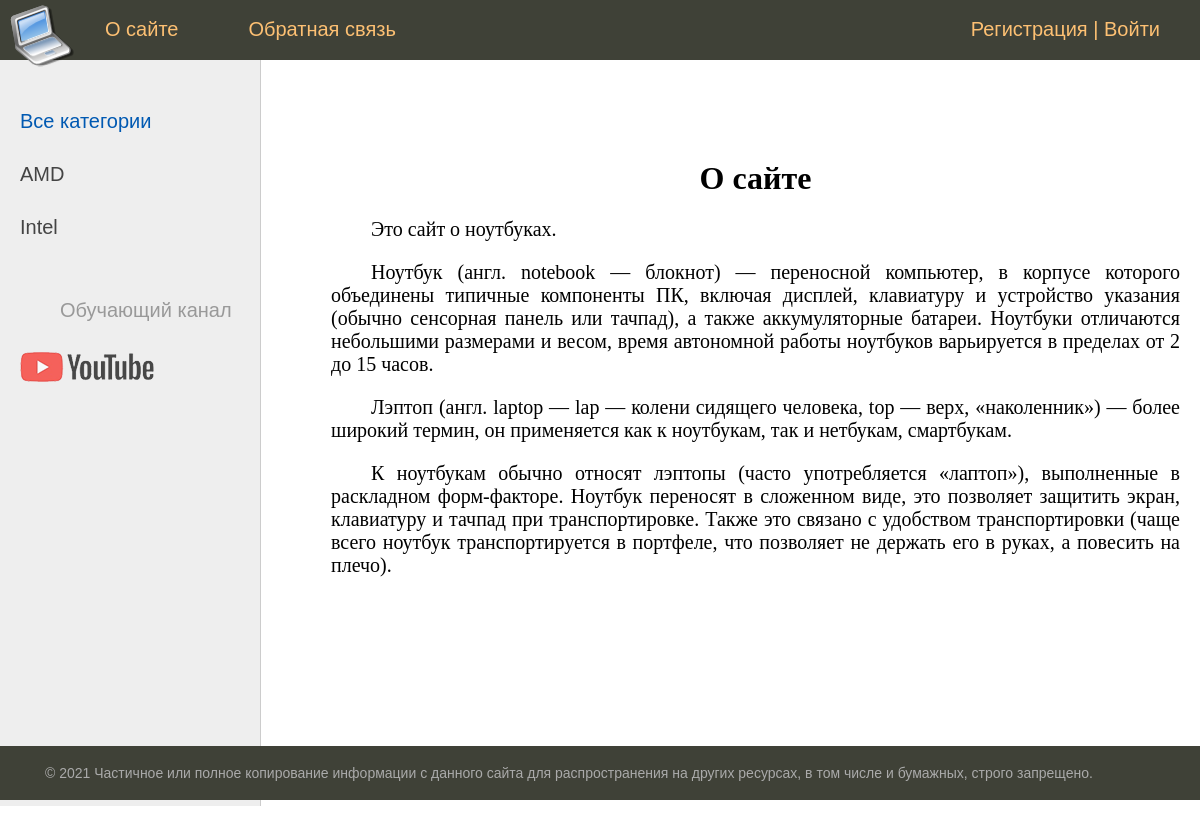
/about_us/, run on an earlier commit of the app's database.
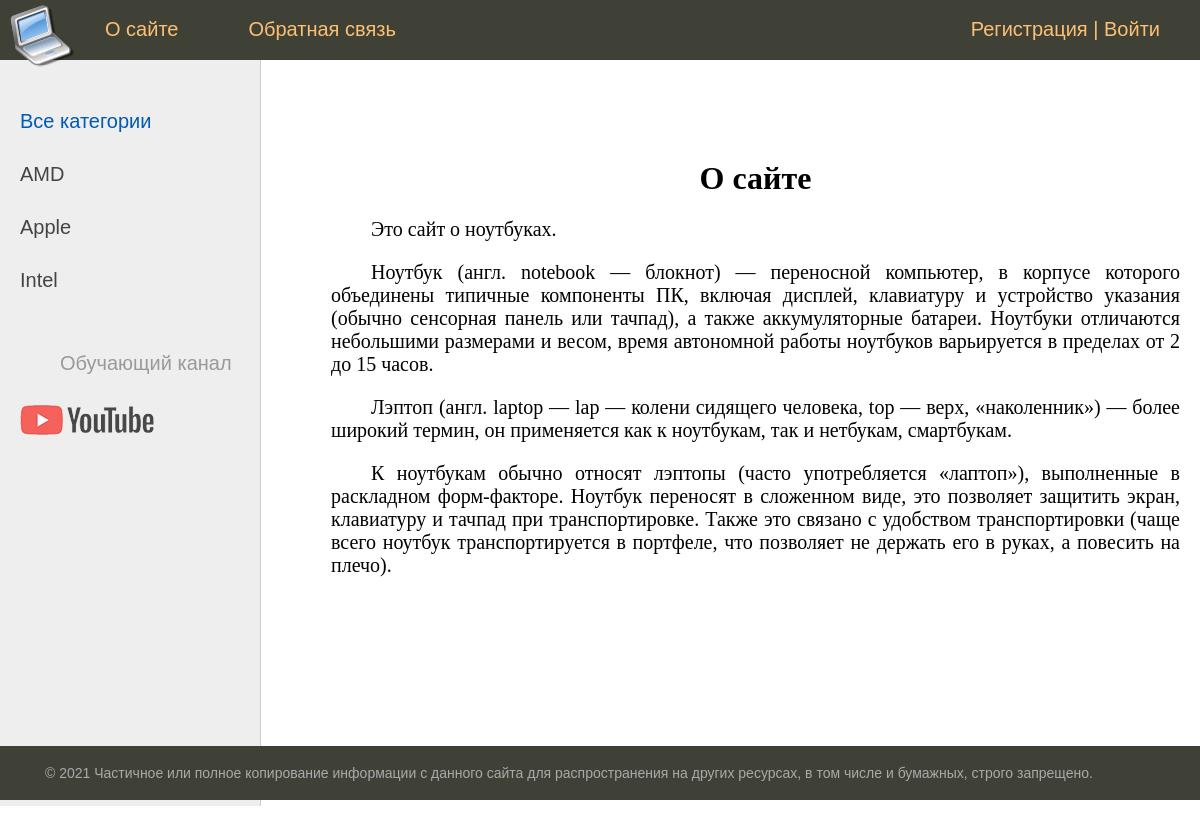
And on a later commit of the database.
### main/models.py (models this page shows, shortened)
class Category(models.Model):
    objects = '__all__'
    name = models.CharField(max_length=100, db_index=True, verbose_name='Процессор')
    slug = models.SlugField(max_length=255, unique=True, db_index=True, verbose_name='URL')
    def get_absolute_url(self):
        return reverse('category', kwargs={'cat_slug': self.slug})
    class Meta:
        verbose_name = 'Категория'
        verbose_name_plural = 'Категории'
        ordering = ['id']

### main/views.py (the view)
# urls.py: path('about_us/', AboutUsView.as_view(), name='about_us'),
class AboutUsView(DataMixin, ListView):
    model = Notebook
    paginate_by = None
    template_name = 'main/about_us.html'
    title = 'О сайте'

### main/utils.py (called while the page is built)
    def get_user_context(self, **kwargs):
        context = kwargs
        user_menu = menu.copy()
        if not self.request.user.is_superuser or not self.request.user.is_staff:
            user_menu.pop(1)
        context['menu'] = user_menu
        context['cats'] = Category.objects.annotate(Count('notebook'))
        return context

    def get_context_data(self, **kwargs):
        context = super().get_context_data(**kwargs)
        c_def = self.get_user_context(title=self.title,
                                      cat_selected=self.cat_selected)
        return dict(list(context.items()) + list(c_def.items()))

### main/templates/main/about_us.html (shortened to what this page needs)
{% extends 'main/base.html' %}
{% block content %}
<h1>{{ title }}</h1>
<p>Это сайт о ноутбуках.</p>
<p>Ноутбук (англ. notebook — блокнот) — переносной компьютер, в корпусе которого объединены типичные компоненты ПК,
включая дисплей, клавиатуру и устройство указания (обычно сенсорная панель или тачпад), а также аккумуляторные батареи.
Ноутбуки отличаются небольшими размерами и весом, время автономной работы ноутбуков варьируется в пределах от 2 до 15
часов.</p>
<p>Лэптоп (англ. laptop — lap — колени сидящего человека, top — верх, «наколенник») — более широкий термин, он
применяется как к ноутбукам, так и нетбукам, смартбукам.</p>
<p>К ноутбукам обычно относят лэптопы (часто употребляется «лаптоп»), выполненные в раскладном форм-факторе. Ноутбук
переносят в сложенном виде, это позволяет защитить экран, клавиатуру и тачпад при транспортировке. Также это связано с
удобством транспортировки (чаще всего ноутбук транспортируется в портфеле, что позволяет не держать его в руках, а
повесить на плечо).</p>
{% endblock %}

### main/templates/main/base.html (shortened to what this page needs)
<!DOCTYPE html>
{% load static %}
{% load main_tags %}
<html>
<head>
	<link type="text/css" href="{% static 'main/css/styles.css' %}" rel="stylesheet" />
</head>
<body>
<table class="table-page" border=0 cellpadding="0" cellspacing="0">
<tr><td valign=top>
{% block mainmenu %}
	<div class="header">
		<ul id="mainmenu" class="mainmenu">
		<li class="logo"><a href="{% url 'home' %}"><div class="logo"></div></a></li>
    {% for m in menu %}
	    <li><a href="{% url m.url_name %}">{{ m.title }}</a></li>
    {% endfor %}
	{% if request.user.is_authenticated %}
		<li class="last">{{ user.username }} | <a href="{% url 'logout' %}">Выйти</a></li>
	{% else %}
		<li class="last"><a href="{% url 'register' %}">Регистрация</a> | <a href="{% url 'login' %}">Войти</a></li>
	{% endif %}
		</ul>
	</div>
{% endblock %}
<table class="table-content" border=0 cellpadding="0" cellspacing="0">
<tr>
<td valign="top" class="left-chapters">
	<ul id="leftchapters">
		{% if cat_selected == 0 %}
		    <li class="selected">Все категории</li>
		{% else %}
		    <li><a href="{% url 'home' %}">Все категории</a></li>
		{% endif %}
		{% for c in cats %}
		    {% if c.notebook__count > 0 %}
			    {% if c.pk == cat_selected %}
		    	    <li class="selected">{{ c.name }}</li>
			    {% else %}
		    	    <li><a href="{{ c.get_absolute_url }}">{{ c.name }}</a></li>
			    {% endif %}
		    {% endif %}
		{% endfor %}
		<li class="share">
		<p>Обучающий канал</p>
		<a class="share-yt" href="https://www.youtube.com/channel/UClJzWfGWuGJL2t-3dYKcHTA/playlists" target="_blank" rel="nofollow"></a>
		</li>
	</ul>
</td>
<td valign="top" class="content">
	<div class="content-text">
{% block content %}
{% endblock %}
	</div>
</td></tr></table>
</td></tr>
<tr><td valign=top>
	<div id="footer">
		<p>&copy; 2021 Частичное или полное копирование информации с данного сайта для распространения на других ресурсах, в том числе и бумажных, строго запрещено.</p>
	</div>
</td></tr></table>
</body>
</html>

What changed in the data, as far as the page shows it:
added Category: name "Apple"
